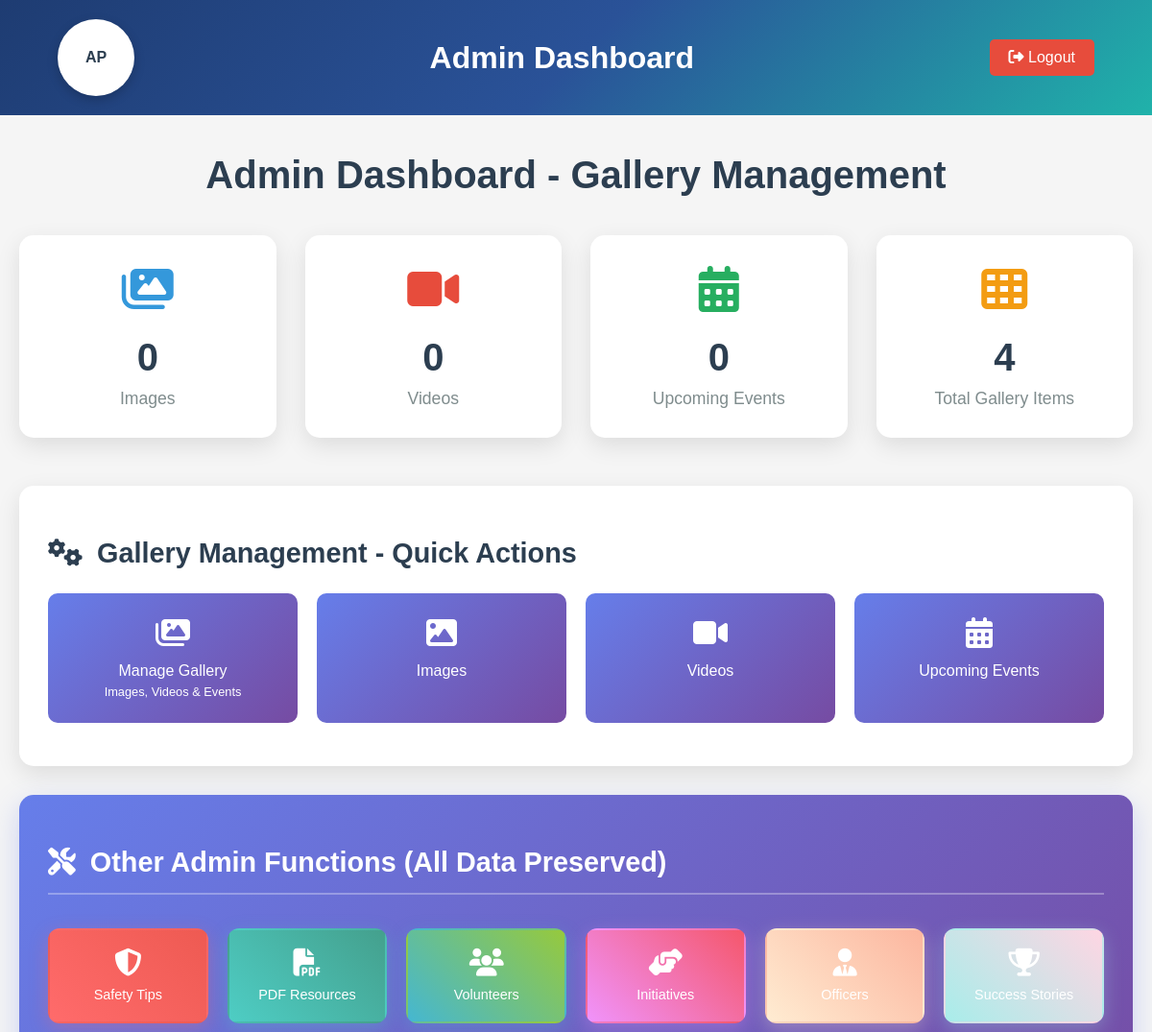
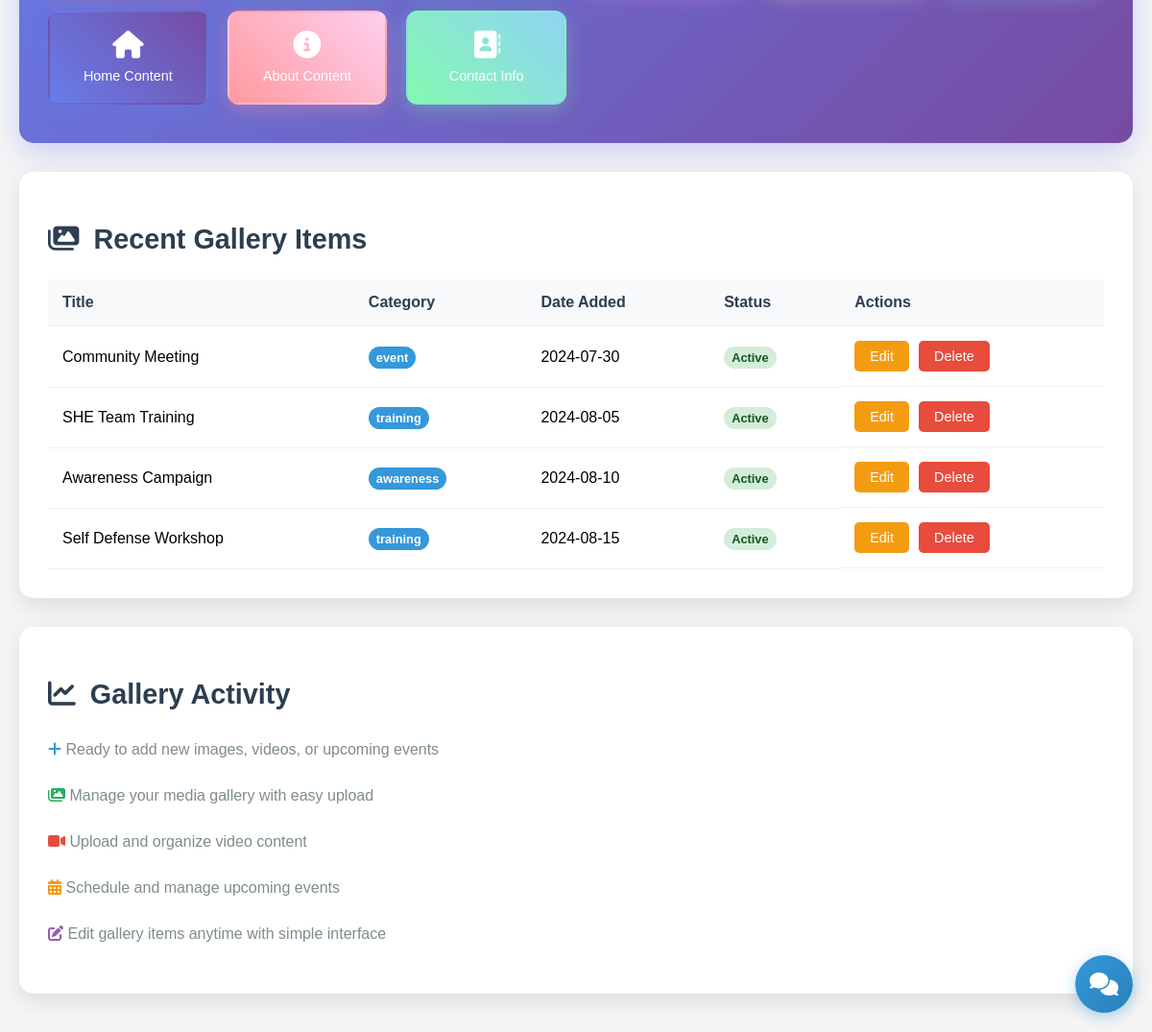
Page /admin-dashboard (signed in) on the earlier database version (2 pictures, top to bottom).
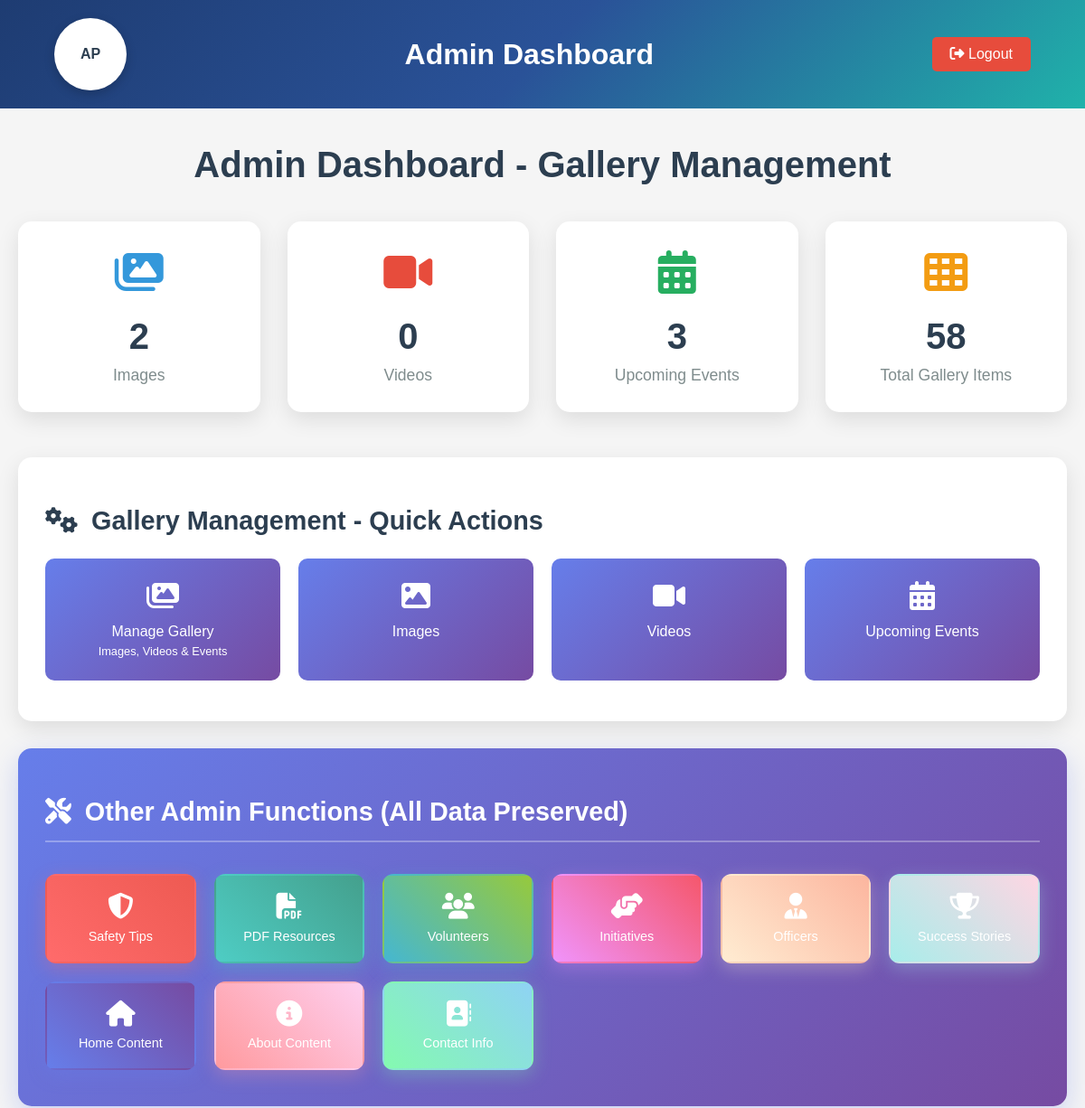
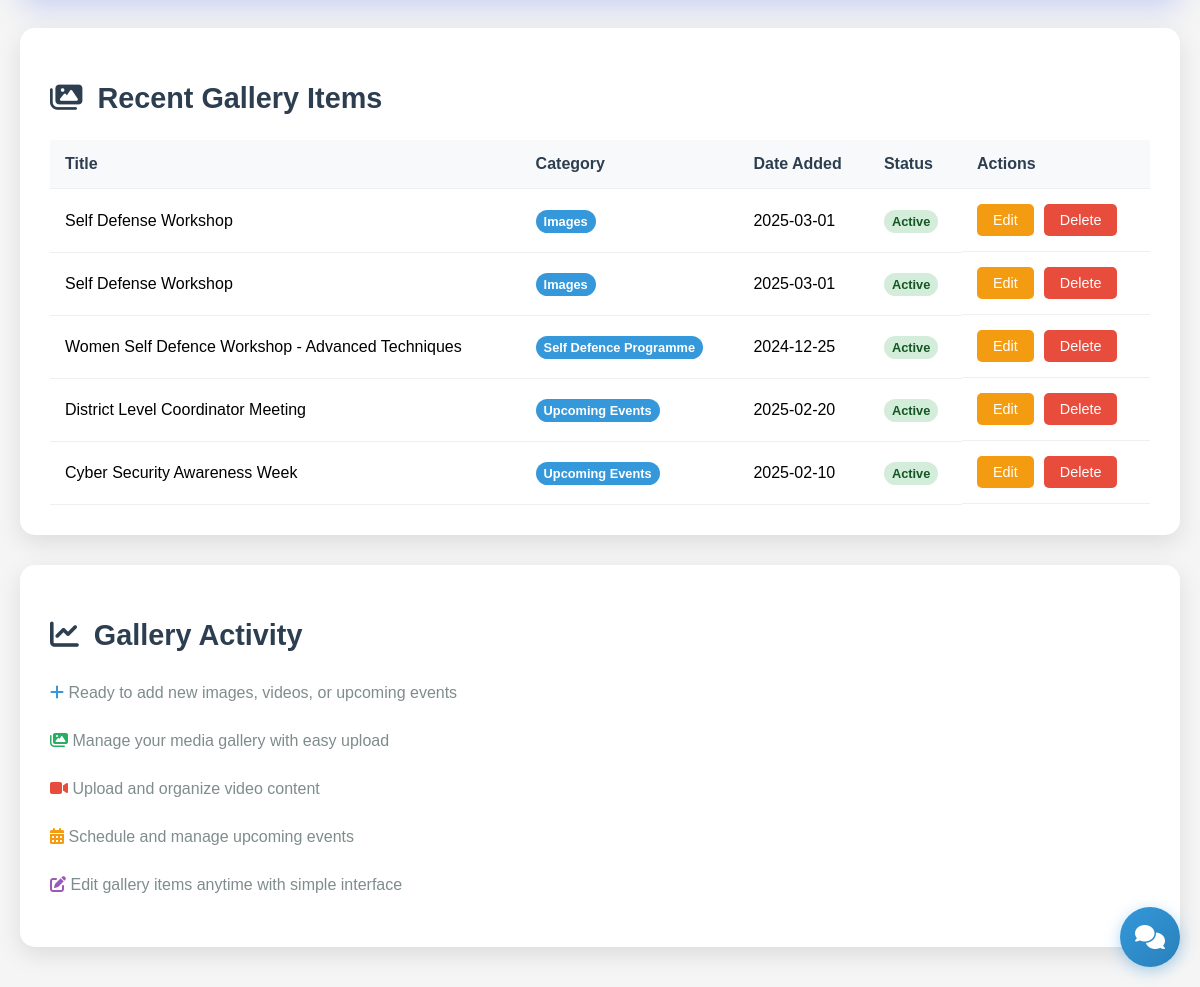
Same page on the later database version (2 pictures, top to bottom).
### tables this page shows
CREATE TABLE gallery_items (
            id INTEGER PRIMARY KEY AUTOINCREMENT,
            title TEXT NOT NULL,
            description TEXT,
            image_url TEXT NOT NULL,
            event_date DATE,
            category TEXT, -- 'event', 'training', 'awareness', 'ceremony'
            is_featured INTEGER DEFAULT 0,
            is_active INTEGER DEFAULT 1,
            created_at TIMESTAMP DEFAULT CURRENT_TIMESTAMP,
            updated_at TIMESTAMP DEFAULT CURRENT_TIMESTAMP
        , video_url TEXT);

### app.py (the view)
@app.route('/admin-dashboard')
def admin_dashboard():
    if not session.get('admin_logged_in'):
        return redirect(url_for('admin_login'))
    conn = sqlite3.connect('women_safety.db')
    cursor = conn.cursor()
    cursor.execute('SELECT COUNT(*) FROM gallery_items WHERE category = "Images" AND is_active = 1')
    images_count = cursor.fetchone()[0]
    cursor.execute('SELECT COUNT(*) FROM gallery_items WHERE category = "Videos" AND is_active = 1')
    videos_count = cursor.fetchone()[0]
    cursor.execute('SELECT COUNT(*) FROM gallery_items WHERE category = "Upcoming Events" AND is_active = 1')
    events_count = cursor.fetchone()[0]
    cursor.execute('SELECT COUNT(*) FROM gallery_items WHERE is_active = 1')
    total_gallery_count = cursor.fetchone()[0]
    cursor.execute('SELECT id, title, category, event_date, is_active FROM gallery_items ORDER BY id DESC LIMIT 5')
    recent_gallery_items = cursor.fetchall()
    conn.close()
    stats = {
        'images': images_count,
        'videos': videos_count,
        'events': events_count,
        'total_gallery': total_gallery_count
    }
    return render_template('admin_dashboard.html', stats=stats, recent_gallery_items=recent_gallery_items)

### templates/admin_dashboard.html (shortened to what the changed rows need)
<!DOCTYPE html>
<html lang="en">
<head>
    <link rel="stylesheet" href="https://cdnjs.cloudflare.com/ajax/libs/font-awesome/6.4.0/css/all.min.css">
    <link rel="stylesheet" href="/static/chatbot.css">
</head>
<body>
    <div class="container">
        <h1 class="dashboard-title">Admin Dashboard - Gallery Management</h1>
        <div class="stats-grid">
            <div class="stat-card">
                <div class="stat-icon volunteers"><i class="fas fa-images"></i></div>
                <div class="stat-number">{{ stats.images or 0 }}</div>
                <div class="stat-label">Images</div>
            </div>
            <div class="stat-card">
                <div class="stat-icon resources"><i class="fas fa-calendar-alt"></i></div>
                <div class="stat-number">{{ stats.events or 0 }}</div>
                <div class="stat-label">Upcoming Events</div>
            </div>
            <div class="stat-card">
                <div class="stat-icon contacts"><i class="fas fa-th"></i></div>
                <div class="stat-number">{{ stats.total_gallery or 0 }}</div>
                <div class="stat-label">Total Gallery Items</div>
            </div>
        </div>
        <div class="section">
            <h2 class="section-title">
                <i class="fas fa-cogs"></i>
                Gallery Management - Quick Actions
            </h2>
        </div>
        <div class="section" style="background: linear-gradient(135deg, #667eea 0%, #764ba2 100%); border: none; color: white; box-shadow: 0 10px 30px rgba(102,126,234,0.3);">
            <h2 class="section-title" style="color: white; border-bottom: 2px solid rgba(255,255,255,0.3); padding-bottom: 15px;">
                <i class="fas fa-tools"></i>
                Other Admin Functions (All Data Preserved)
            </h2>
        </div>
        <div class="section">
            <h2 class="section-title">
                <i class="fas fa-images"></i>
                Recent Gallery Items
            </h2>
            <div style="overflow-x: auto;">
                <table class="volunteers-table">
                    <thead>
                        <tr>
                            <th>Title</th>
                            <th>Category</th>
                            <th>Date Added</th>
                            <th>Status</th>
                            <th>Actions</th>
                        </tr>
                    </thead>
                    <tbody>
                        {% if recent_gallery_items %}
                            {% for item in recent_gallery_items %}
                            <tr>
                                <td>{{ item[1] }}</td>
                                <td><span class="category-badge">{{ item[2] }}</span></td>
                                <td>{{ item[3] if item[3] else 'Recent' }}</td>
                                <td><span class="status-badge {{ 'status-active' if item[4] else 'status-inactive' }}">{{ 'Active' if item[4] else 'Inactive' }}</span></td>
                                <td class="action-btns">
                                    <a href="{{ url_for('admin_edit_gallery_item', item_id=item[0]) }}" class="btn btn-edit">Edit</a>
                                    <form style="display: inline;" method="POST" action="{{ url_for('admin_delete_gallery_item', item_id=item[0]) }}"
                                          onsubmit="return confirm('Are you sure?')">
                                        <button type="submit" class="btn btn-delete">Delete</button>
                                    </form>
                                </td>
                            </tr>
                            {% endfor %}
                        {% else %}
                            <tr>
                                <td colspan="5" style="text-align: center; color: #7f8c8d;">No gallery items found. <a href="{{ url_for('admin_add_gallery_item') }}">Add your first item</a></td>
                            </tr>
                        {% endif %}
                    </tbody>
                </table>
            </div>
        </div>
        <div class="section">
            <h2 class="section-title">
                <i class="fas fa-chart-line"></i>
                Gallery Activity
            </h2>
        </div>
    </div>
</body>
</html>

Differences in the rows shown:
no longer on this page (row unchanged): gallery_items: title "Community Meeting", category "event", event_date "2024-07-30", is_active "Active"
no longer on this page (row unchanged): gallery_items: title "SHE Team Training", category "training", event_date "2024-08-05", is_active "Active"
no longer on this page (row unchanged): gallery_items: title "Awareness Campaign", category "awareness", event_date "2024-08-10", is_active "Active"
no longer on this page (row unchanged): gallery_items: title "Self Defense Workshop", category "training", event_date "2024-08-15", is_active "Active"
added gallery_items: title "Self Defense Workshop", category "Images", event_date "2025-03-01", is_active "Active"
added gallery_items: title "Self Defense Workshop", category "Images", event_date "2025-03-01", is_active "Active"
added gallery_items: title "Women Self Defence Workshop - Advanced Techniques", category "Self Defence Programme", event_date "2024-12-25", is_active "Active"
added gallery_items: title "District Level Coordinator Meeting", category "Upcoming Events", event_date "2025-02-20", is_active "Active"
added gallery_items: title "Cyber Security Awareness Week", category "Upcoming Events", event_date "2025-02-10", is_active "Active"
Other differences:
{{ stats.images or 0 }}: "0" → "2"
{{ stats.events or 0 }}: "0" → "3"
{{ stats.total_gallery or 0 }}: "4" → "58"
